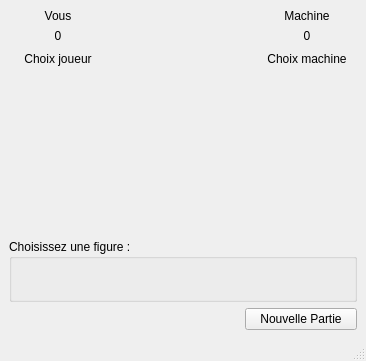
<?xml version="1.0" encoding="UTF-8"?>
<ui version="4.0">
 <class>ChifoumiVue</class>
 <widget class="QMainWindow" name="ChifoumiVue">
  <property name="geometry">
   <rect>
    <x>0</x>
    <y>0</y>
    <width>366</width>
    <height>361</height>
   </rect>
  </property>
  <property name="windowTitle">
   <string>ChifoumiVue</string>
  </property>
  <widget class="QWidget" name="centralwidget">
   <layout class="QGridLayout" name="gridLayout_3">
    <item row="0" column="0">
     <layout class="QGridLayout" name="gridLayout_2">
      <item row="1" column="1">
       <spacer name="verticalSpacer_2">
        <property name="orientation">
         <enum>Qt::Vertical</enum>
        </property>
        <property name="sizeHint" stdset="0">
         <size>
          <width>20</width>
          <height>40</height>
         </size>
        </property>
       </spacer>
      </item>
      <item row="2" column="0" colspan="3">
       <widget class="QGroupBox" name="groupBox">
        <property name="title">
         <string>Choisissez une figure :</string>
        </property>
        <layout class="QHBoxLayout" name="horizontalLayout_2">
         <item>
          <spacer name="horizontalSpacer_5">
           <property name="orientation">
            <enum>Qt::Horizontal</enum>
           </property>
           <property name="sizeHint" stdset="0">
            <size>
             <width>59</width>
             <height>17</height>
            </size>
           </property>
          </spacer>
         </item>
         <item>
          <widget class="QPushButton" name="bPierre">
           <property name="enabled">
            <bool>false</bool>
           </property>
           <property name="text">
            <string/>
           </property>
           <property name="icon">
            <iconset>
             <normaloff>:/images/pierre_115.png</normaloff>:/images/pierre_115.png</iconset>
           </property>
           <property name="iconSize">
            <size>
             <width>70</width>
             <height>100</height>
            </size>
           </property>
           <property name="autoDefault">
            <bool>false</bool>
           </property>
           <property name="default">
            <bool>false</bool>
           </property>
           <property name="flat">
            <bool>true</bool>
           </property>
          </widget>
         </item>
         <item>
          <widget class="QPushButton" name="bPapier">
           <property name="enabled">
            <bool>false</bool>
           </property>
           <property name="text">
            <string/>
           </property>
           <property name="icon">
            <iconset>
             <normaloff>:/images/papier_115.png</normaloff>:/images/papier_115.png</iconset>
           </property>
           <property name="iconSize">
            <size>
             <width>70</width>
             <height>100</height>
            </size>
           </property>
           <property name="autoDefault">
            <bool>false</bool>
           </property>
           <property name="default">
            <bool>false</bool>
           </property>
           <property name="flat">
            <bool>true</bool>
           </property>
          </widget>
         </item>
         <item>
          <widget class="QPushButton" name="bCiseau">
           <property name="enabled">
            <bool>false</bool>
           </property>
           <property name="text">
            <string/>
           </property>
           <property name="icon">
            <iconset>
             <normaloff>:/images/ciseau_115.png</normaloff>:/images/ciseau_115.png</iconset>
           </property>
           <property name="iconSize">
            <size>
             <width>70</width>
             <height>100</height>
            </size>
           </property>
           <property name="autoDefault">
            <bool>false</bool>
           </property>
           <property name="default">
            <bool>false</bool>
           </property>
           <property name="flat">
            <bool>true</bool>
           </property>
          </widget>
         </item>
         <item>
          <spacer name="horizontalSpacer_6">
           <property name="orientation">
            <enum>Qt::Horizontal</enum>
           </property>
           <property name="sizeHint" stdset="0">
            <size>
             <width>59</width>
             <height>17</height>
            </size>
           </property>
          </spacer>
         </item>
        </layout>
       </widget>
      </item>
      <item row="0" column="0" colspan="3">
       <layout class="QGridLayout" name="gridLayout">
        <item row="2" column="4">
         <spacer name="horizontalSpacer_2">
          <property name="orientation">
           <enum>Qt::Horizontal</enum>
          </property>
          <property name="sizeType">
           <enum>QSizePolicy::Minimum</enum>
          </property>
          <property name="sizeHint" stdset="0">
           <size>
            <width>40</width>
            <height>20</height>
           </size>
          </property>
         </spacer>
        </item>
        <item row="2" column="3">
         <widget class="QLabel" name="figureVersus">
          <property name="text">
           <string/>
          </property>
          <property name="pixmap">
           <pixmap>:/images/versus_70.png</pixmap>
          </property>
          <property name="alignment">
           <set>Qt::AlignCenter</set>
          </property>
         </widget>
        </item>
        <item row="0" column="1">
         <widget class="QLabel" name="label">
          <property name="text">
           <string>Vous</string>
          </property>
          <property name="alignment">
           <set>Qt::AlignCenter</set>
          </property>
         </widget>
        </item>
        <item row="2" column="0">
         <spacer name="horizontalSpacer_7">
          <property name="orientation">
           <enum>Qt::Horizontal</enum>
          </property>
          <property name="sizeType">
           <enum>QSizePolicy::Minimum</enum>
          </property>
          <property name="sizeHint" stdset="0">
           <size>
            <width>10</width>
            <height>10</height>
           </size>
          </property>
         </spacer>
        </item>
        <item row="2" column="2">
         <spacer name="horizontalSpacer">
          <property name="orientation">
           <enum>Qt::Horizontal</enum>
          </property>
          <property name="sizeType">
           <enum>QSizePolicy::Minimum</enum>
          </property>
          <property name="sizeHint" stdset="0">
           <size>
            <width>40</width>
            <height>20</height>
           </size>
          </property>
         </spacer>
        </item>
        <item row="0" column="5">
         <widget class="QLabel" name="label_2">
          <property name="text">
           <string>Machine</string>
          </property>
          <property name="alignment">
           <set>Qt::AlignCenter</set>
          </property>
         </widget>
        </item>
        <item row="1" column="5">
         <widget class="QLabel" name="labelScoreM">
          <property name="text">
           <string>0</string>
          </property>
          <property name="alignment">
           <set>Qt::AlignCenter</set>
          </property>
         </widget>
        </item>
        <item row="2" column="5">
         <widget class="QLabel" name="figureJoueur">
          <property name="text">
           <string>Choix machine</string>
          </property>
          <property name="alignment">
           <set>Qt::AlignCenter</set>
          </property>
         </widget>
        </item>
        <item row="2" column="1">
         <widget class="QLabel" name="figureMachine">
          <property name="text">
           <string>Choix joueur</string>
          </property>
          <property name="alignment">
           <set>Qt::AlignCenter</set>
          </property>
         </widget>
        </item>
        <item row="1" column="1">
         <widget class="QLabel" name="labelScoreJ">
          <property name="text">
           <string>0</string>
          </property>
          <property name="alignment">
           <set>Qt::AlignCenter</set>
          </property>
         </widget>
        </item>
        <item row="2" column="6">
         <spacer name="horizontalSpacer_8">
          <property name="orientation">
           <enum>Qt::Horizontal</enum>
          </property>
          <property name="sizeType">
           <enum>QSizePolicy::Minimum</enum>
          </property>
          <property name="sizeHint" stdset="0">
           <size>
            <width>10</width>
            <height>10</height>
           </size>
          </property>
         </spacer>
        </item>
       </layout>
      </item>
      <item row="3" column="2">
       <widget class="QPushButton" name="bNouvellePartie">
        <property name="text">
         <string>Nouvelle Partie</string>
        </property>
       </widget>
      </item>
     </layout>
    </item>
   </layout>
  </widget>
  <widget class="QMenuBar" name="menubar">
   <property name="geometry">
    <rect>
     <x>0</x>
     <y>0</y>
     <width>366</width>
     <height>21</height>
    </rect>
   </property>
  </widget>
  <widget class="QStatusBar" name="statusbar"/>
 </widget>
 <resources/>
 <connections/>
</ui>
